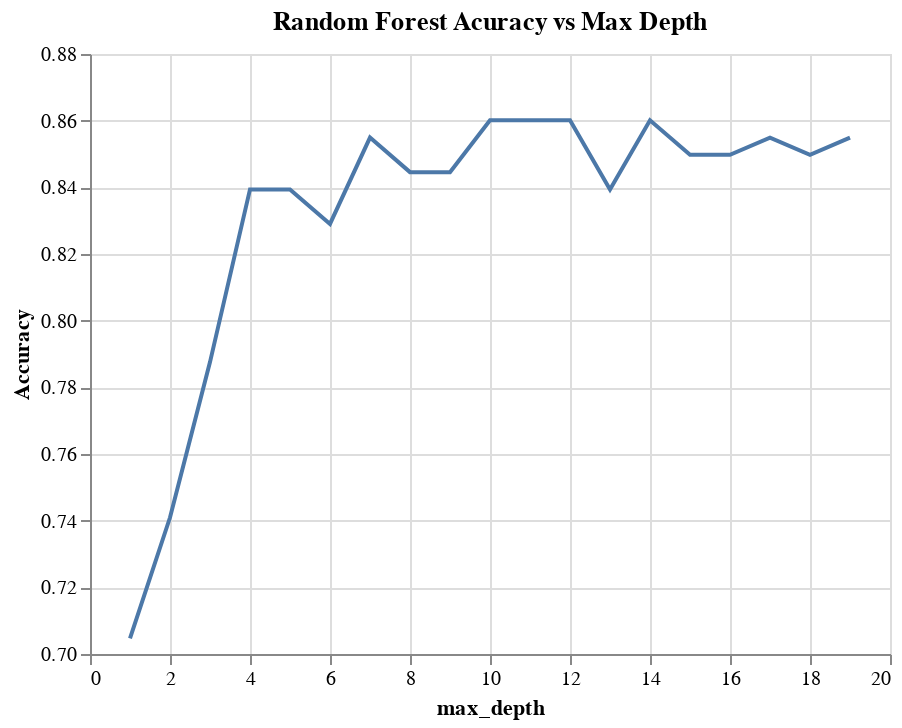

Notebook source saved alongside this figure:
### Code cell
max_depth_chart= alt.Chart(max_depth).mark_line().encode(
    alt.X("max_depth", scale= alt.Scale(zero=False)),
    alt.Y("Accuracy", scale= alt.Scale(zero=False)), 
    tooltip= ["max_depth", "Accuracy"]
).properties(
    title="Random Forest Acuracy vs Max Depth"
)
max_depth_chart

### Figure 1 — Vega-Lite specification as saved in the notebook (floating-point values rounded to 4 significant figures)
{"config": {"view": {"continuousWidth": 400, "continuousHeight": 300}}, "data": {"name": "data-a141651e381aac3ffbfe4bb7b5fda1f8"}, "mark": "line", "encoding": {"tooltip": [{"field": "max_depth", "type": "quantitative"}, {"field": "Accuracy", "type": "quantitative"}], "x": {"field": "max_depth", "scale": {"zero": false}, "type": "quantitative"}, "y": {"field": "Accuracy", "scale": {"zero": false}, "type": "quantitative"}}, "title": "Random Forest Acuracy vs Max Depth", "$schema": "https://vega.github.io/schema/vega-lite/v4.17.0.json", "datasets": {"data-a141651e381aac3ffbfe4bb7b5fda1f8": [{"max_depth": 1, "Accuracy": 0.7047}, {"max_depth": 2, "Accuracy": 0.7409}, {"max_depth": 3, "Accuracy": 0.7876}, {"max_depth": 4, "Accuracy": 0.8394}, {"max_depth": 5, "Accuracy": 0.8394}, {"max_depth": 6, "Accuracy": 0.829}, {"max_depth": 7, "Accuracy": 0.8549}, {"max_depth": 8, "Accuracy": 0.8446}, {"max_depth": 9, "Accuracy": 0.8446}, {"max_depth": 10, "Accuracy": 0.8601}, {"max_depth": 11, "Accuracy": 0.8601}, {"max_depth": 12, "Accuracy": 0.8601}, {"max_depth": 13, "Accuracy": 0.8394}, {"max_depth": 14, "Accuracy": 0.8601}, {"max_depth": 15, "Accuracy": 0.8497}, {"max_depth": 16, "Accuracy": 0.8497}, {"max_depth": 17, "Accuracy": 0.8549}, {"max_depth": 18, "Accuracy": 0.8497}, {"max_depth": 19, "Accuracy": 0.8549}]}}
